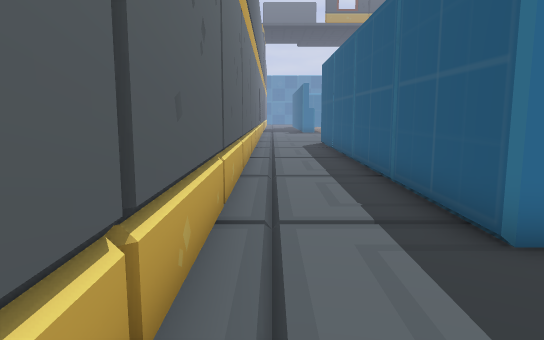
[1] (above)

20 first-person views from a walk through a level from a Godot 3-D game. The camera is 1.5 m above the floor, tilts 8° down and sees 70° across. The floor is counted in squares, 1 m on a side. Each view is taken from the middle of a square. On the plan, view 1 faces up. The plan holds only what a view shows up to about 17 squares ahead; the rest is blank. The place goes on beyond the plan.

[2]
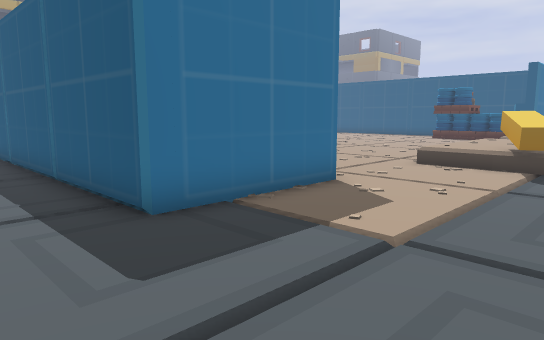

[3]
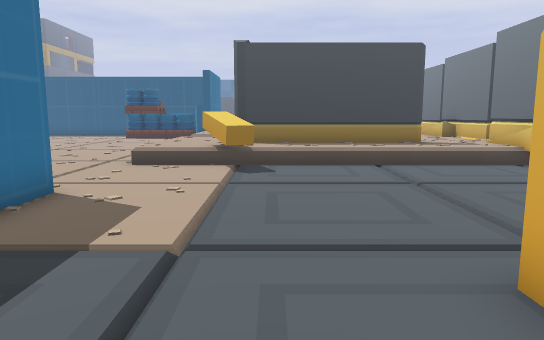

[4]
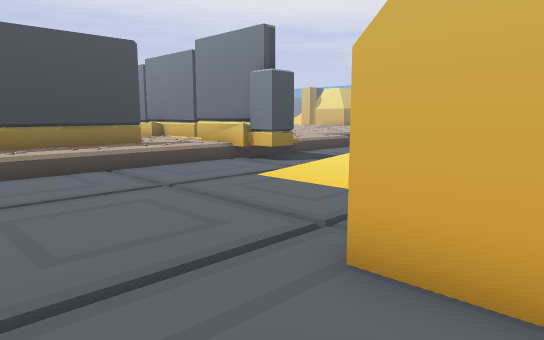

[5]
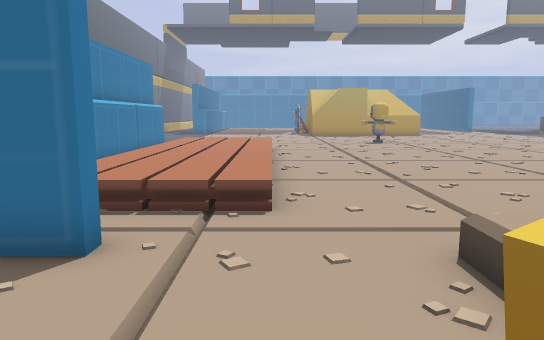

[6]
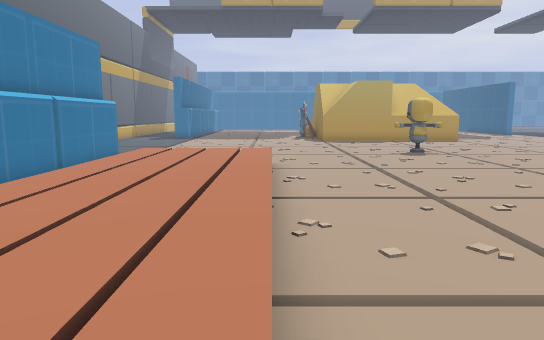

[7]
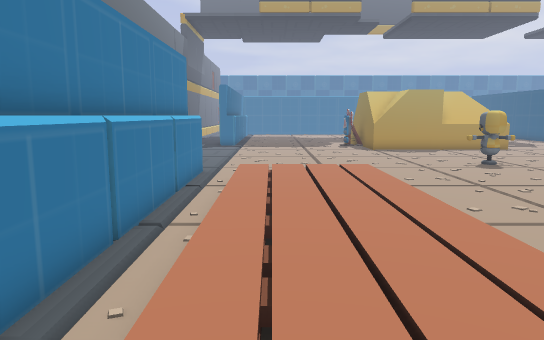

[8]
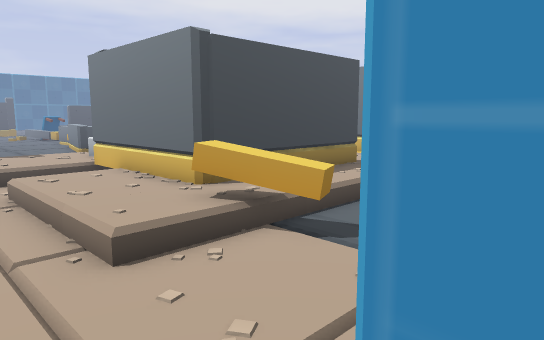

[9]
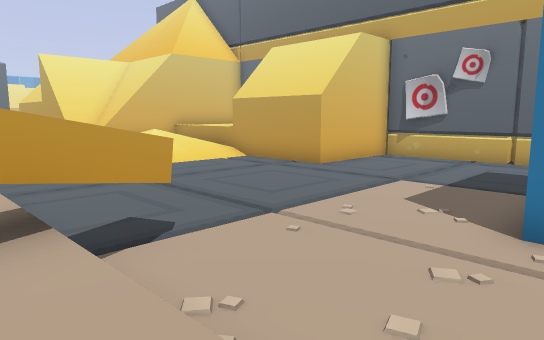

[10]
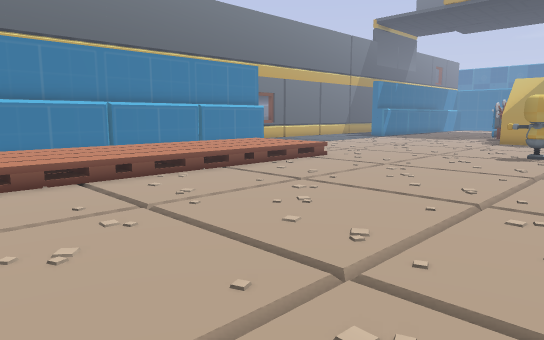

[11]
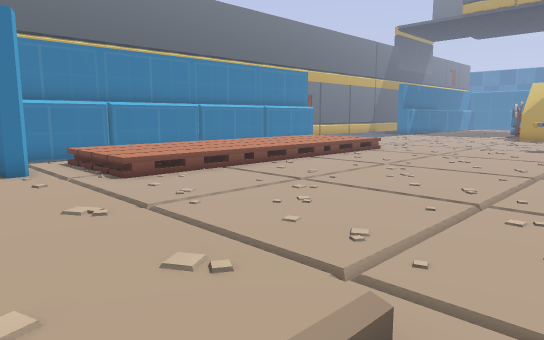

[12]
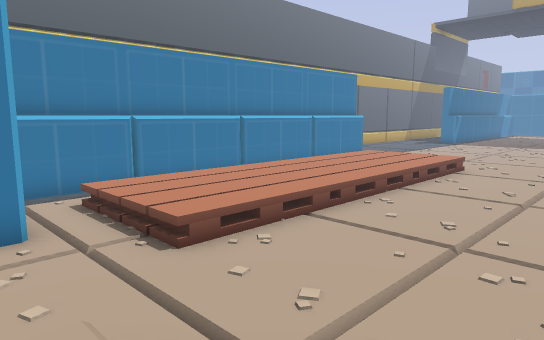

[13]
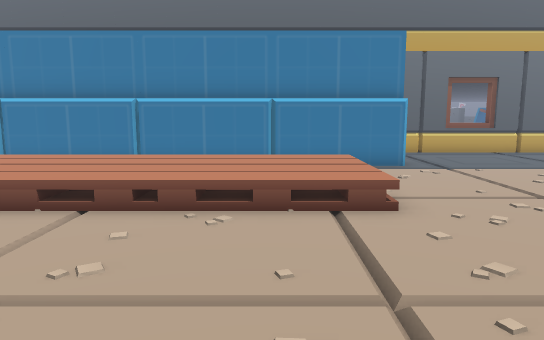

[14]
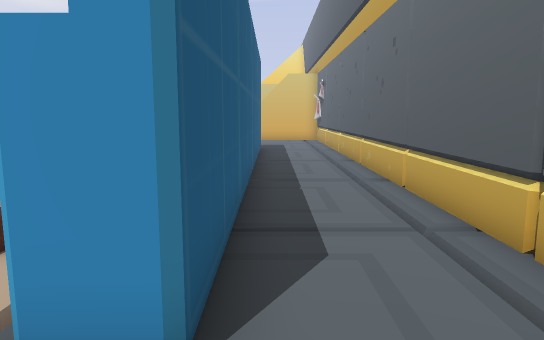

[15]
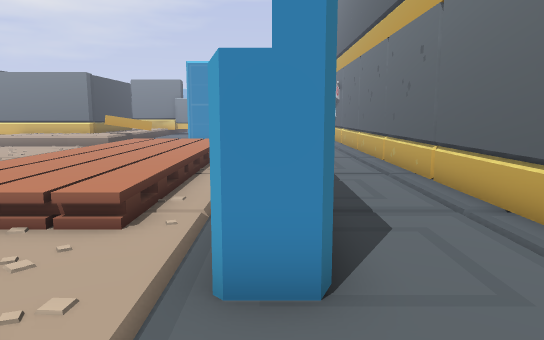

[16]
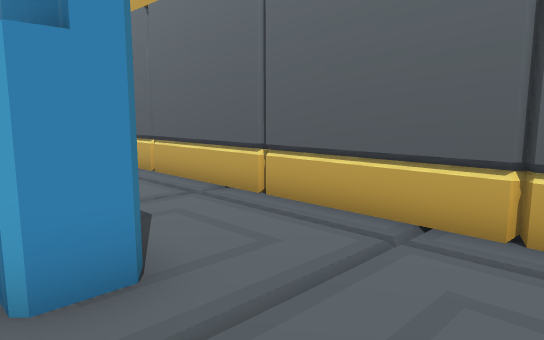

[17]
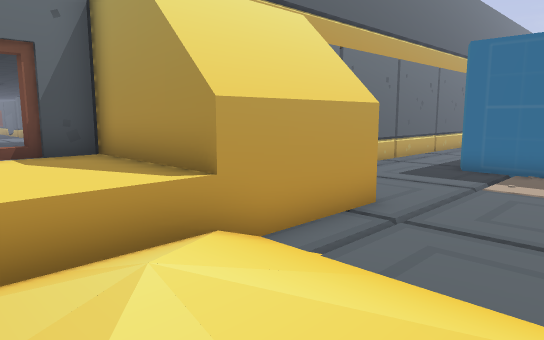

[18]
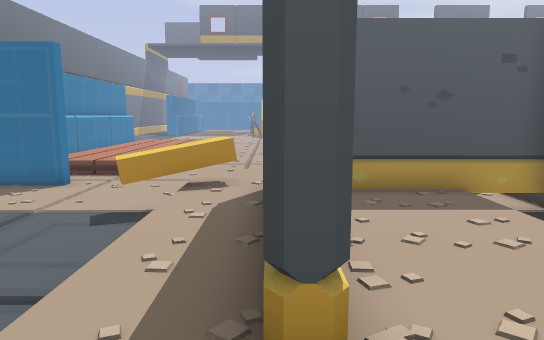

[19]
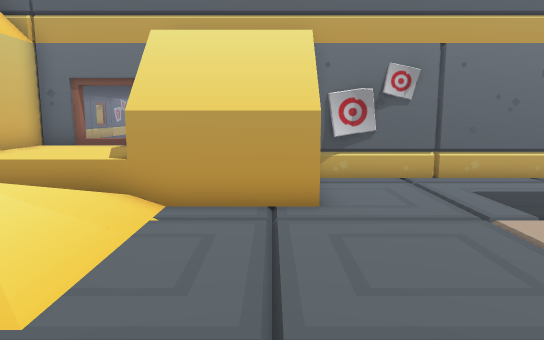

[20]
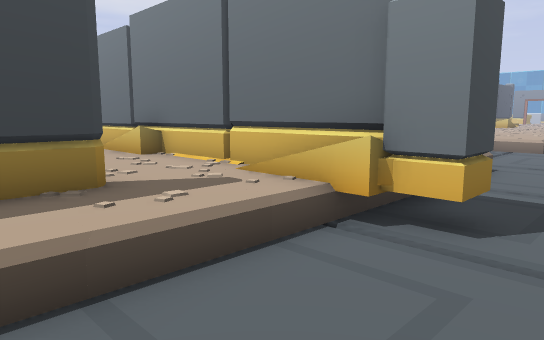

### Floor plan
Key: @ floor where view 1 was taken; # wall or solid block; x gap in a wall; . main floor; : floor 0.5 m higher than the main floor; / step, stairs or slope; = window, fence, low wall or low ledge; ^ raised ledge; P pillar; A pallet; O other object.
Columns run from 1 left of view 1 to 18 right of it. Each row starts with its distance up from view 1.
 23 #...................
 22 #...............#...
 21 #...................
 20 #...................
 19 #...#./.../.........
 18 #...#./////........
 17 #...#./   /.........
 16 #...#./   /.........
 15 #...#./   /.........
 14 #...#./   /.........
 13 #...#./   /.........
 12 #...#./   /........
 11 #...#./   /........
 10 #...#./   /........
  9 #...#./   /........
  8 #...#     /........
  7 #...#.    /........
  6 #...#.///A/.........
  5 #...#...............
  4 #...####x...///////.
  3 #.........../:::::/.
  2 #...........^^::::/.
  1 #..........^^:######
  0 #@........../:#:://.
 -1 #...........//#:::/
 -2 #####......./:#:://
 -3 #   #.......//#:::
 -4 #   #......./:#::/
 -5 #   #.......//x::
 -6 #^^#^////.../:::::
 -7 #^^^^/// ...//::::=/
 -8 #^^^^/O/  .P########
 -9 #^^^^// / ../

Positions as (right, up) in squares from view 1, and headings:
1: (0, 0), facing up
2: (0, -1), facing up-right
3: (0, 0), facing right
4: (1, 1), facing down-right
5: (9, 0), facing up
6: (9, 6), facing up
7: (6, 6), facing up
8: (6, 6), facing down-right
9: (12, 5), facing down-left
10: (18, 6), facing up-left
11: (18, 2), facing up-left
12: (14, 3), facing up-left
13: (15, 16), facing left
14: (2, 22), facing down
15: (3, 23), facing down
16: (4, 23), facing down-left
17: (7, -9), facing up-left
18: (13, -7), facing up
19: (11, -3), facing left
20: (8, -3), facing down-right
